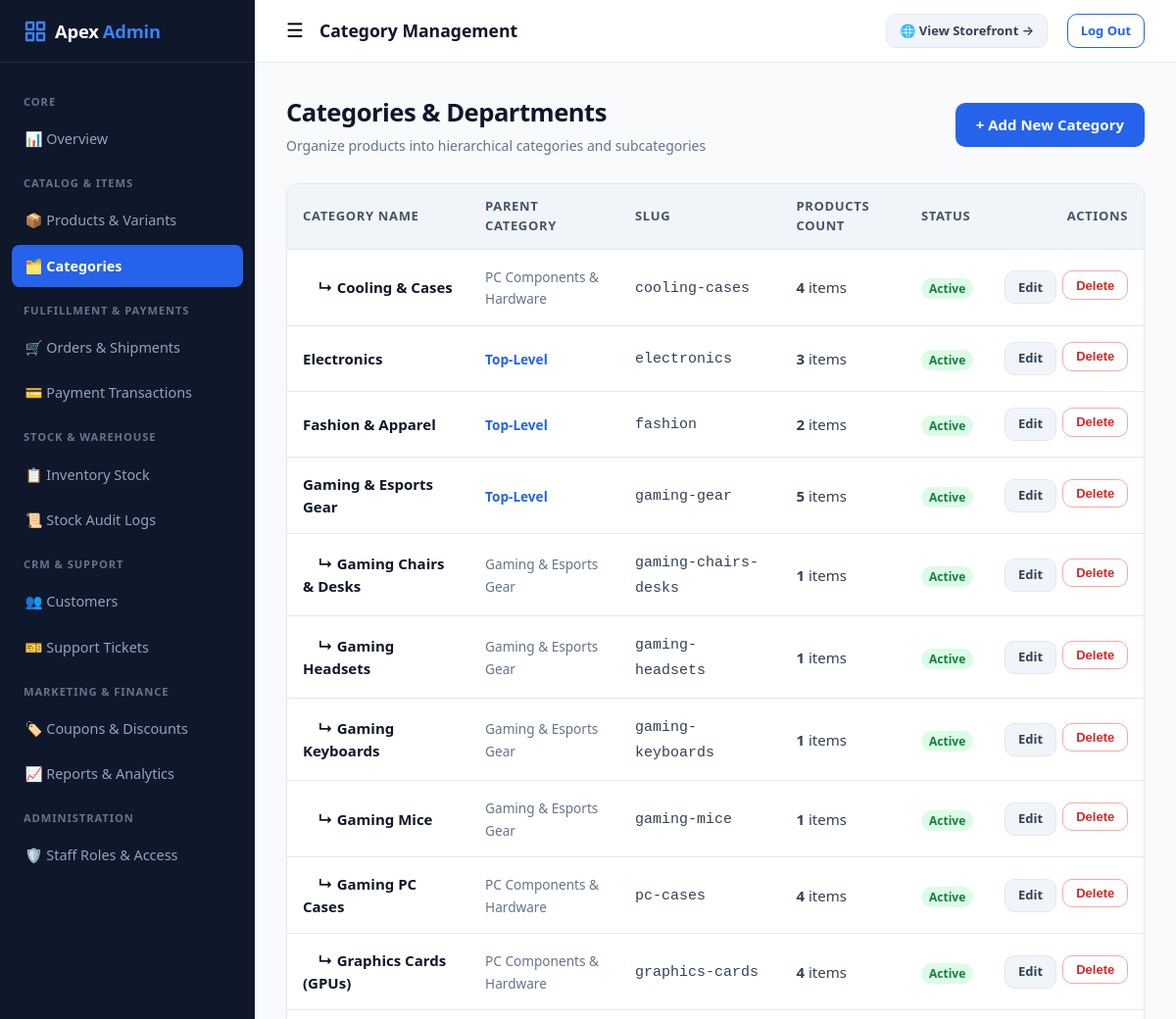
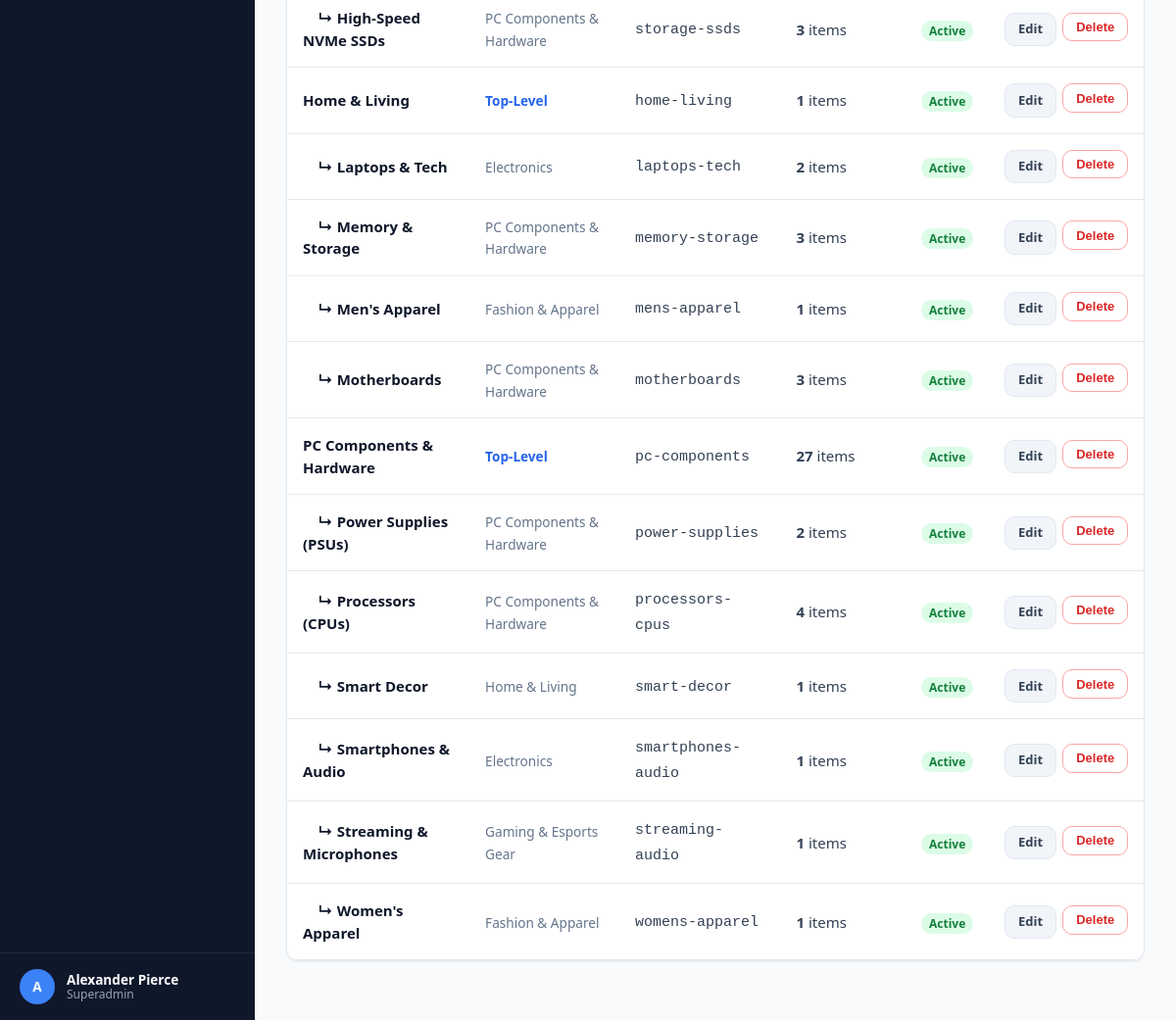
Screenshot of /dashboard/categories/ (signed in) with the database file from the repository (2 pictures, top to bottom).
### accounts/models.py (models this page shows, shortened)
class Profile(models.Model):
    user = models.OneToOneField(User, on_delete=models.CASCADE, related_name='profile')
    role = models.CharField(max_length=20, choices=Role.choices, default=Role.CUSTOMER, db_index=True)
    phone = models.CharField(max_length=20, blank=True)
    avatar = models.ImageField(upload_to='avatars/', blank=True, null=True)
    is_suspended = models.BooleanField(default=False)
    created_at = models.DateTimeField(auto_now_add=True)
    updated_at = models.DateTimeField(auto_now=True)
    @property
    def is_staff_member(self):
        return self.user.is_superuser or self.role in [
            Role.SUPERADMIN, Role.MANAGER, Role.INVENTORY_STAFF, Role.ORDER_STAFF, Role.SUPPORT_STAFF
        ]
    @property
    def can_manage_products(self):
        return self.user.is_superuser or self.role in [Role.SUPERADMIN, Role.MANAGER, Role.INVENTORY_STAFF]
    @property
    def can_manage_inventory(self):
        return self.user.is_superuser or self.role in [Role.SUPERADMIN, Role.MANAGER, Role.INVENTORY_STAFF]
    @property
    def can_manage_orders(self):
        return self.user.is_superuser or self.role in [Role.SUPERADMIN, Role.MANAGER, Role.ORDER_STAFF]
    @property
    def can_manage_support(self):
        return self.user.is_superuser or self.role in [Role.SUPERADMIN, Role.MANAGER, Role.SUPPORT_STAFF]
    @property
    def can_view_reports(self):
        return self.user.is_superuser or self.role in [Role.SUPERADMIN, Role.MANAGER]

### catalog/models.py (models this page shows, shortened)
class Category(models.Model):
    name = models.CharField(max_length=100)
    slug = models.SlugField(max_length=120, unique=True)
    description = models.TextField(blank=True)
    image = models.ImageField(upload_to='categories/', blank=True, null=True)
    parent = models.ForeignKey('self', on_delete=models.CASCADE, null=True, blank=True, related_name='subcategories')
    is_active = models.BooleanField(default=True)
    created_at = models.DateTimeField(auto_now_add=True)
    class Meta:
        verbose_name_plural = 'Categories'
        ordering = ['name']
    @property
    def product_count(self):
        sub_ids = list(self.subcategories.values_list('id', flat=True))
        all_ids = [self.id] + sub_ids
        return Product.objects.filter(category_id__in=all_ids, is_active=True).count()

### dashboard/views.py (the view)
# urls.py: path('categories/', views.category_list_view, name='category_list'),
@role_required(Role.SUPERADMIN, Role.MANAGER)
def category_list(request):
    categories = Category.objects.all().prefetch_related('subcategories')
    return render(request, 'dashboard/categories/list.html', {'categories': categories})

### cart/context_processors.py (called while the page is built)
def cart_context(request):
    try:
        cart = get_or_create_cart(request)
        cart_total_items = cart.total_items
        cart_subtotal = cart.subtotal
    except Exception:
        cart = None
        cart_total_items = 0
        cart_subtotal = 0
    wishlist_count = 0
    if request.user.is_authenticated:
        wishlist_count = Wishlist.objects.filter(user=request.user).count()
    return {
        'global_cart': cart,
        'cart_total_items': cart_total_items,
        'cart_subtotal': cart_subtotal,
        'wishlist_count': wishlist_count,
    }

### cart/models.py (called while the page is built)
    @property
    def total_items(self):
        return sum(item.quantity for item in self.items.all())

    @property
    def subtotal(self):
        return sum(item.line_total for item in self.items.all())

### cart/services.py (called while the page is built, shortened)
def get_or_create_cart(request):
    if not request.session.session_key:
        request.session.save()
    session_key = request.session.session_key
    if request.user.is_authenticated:
        user_cart, _ = Cart.objects.get_or_create(user=request.user)
        if session_key:
            guest_cart = Cart.objects.filter(session_key=session_key, user__isnull=True).first()
        return user_cart
    else:
        cart, _ = Cart.objects.get_or_create(session_key=session_key, user__isnull=True)
        return cart

### catalog/context_processors.py (called while the page is built)
def store_context(request):
    parent_categories = Category.objects.filter(parent__isnull=True, is_active=True).prefetch_related('subcategories')
    return {
        'nav_categories': parent_categories,
        'currency_symbol': getattr(settings, 'CURRENCY_SYMBOL', '₹'),
        'currency_code': getattr(settings, 'CURRENCY_CODE', 'INR'),
        'free_shipping_threshold': getattr(settings, 'FREE_SHIPPING_THRESHOLD', 999.00),
        'shipping_flat_rate': getattr(settings, 'SHIPPING_FLAT_RATE', 149.00),
    }

### templates/dashboard/categories/list.html (shortened to what this page needs)
{% extends 'dashboard/dashboard_base.html' %}
{% block header_title %}Category Management{% endblock %}
{% block content %}
<div class="page-title-row">
  <div>
    <h1 class="page-title">Categories & Departments</h1>
    <div class="page-subtitle">Organize products into hierarchical categories and subcategories</div>
  </div>
  <div>
    <a href="{% url 'dashboard:category_create' %}" class="btn btn-primary">+ Add New Category</a>
  </div>
</div>
<div class="card">
  <div class="table-responsive">
    <table class="table">
      <thead>
        <tr>
          <th>Category Name</th>
          <th>Parent Category</th>
          <th>Slug</th>
          <th>Products Count</th>
          <th>Status</th>
          <th style="text-align:right;">Actions</th>
        </tr>
      </thead>
      <tbody>
        {% for cat in categories %}
        <tr>
          <td>
            <div style="font-weight:700; color:#0f172a;">
              {% if cat.parent %}&nbsp;&nbsp;&nbsp;&nbsp;↳ {% endif %}{{ cat.name }}
            </div>
          </td>
          <td>
            {% if cat.parent %}
              <span style="color:#64748b; font-size:0.85rem;">{{ cat.parent.name }}</span>
            {% else %}
              <strong style="color:#2563eb; font-size:0.85rem;">Top-Level</strong>
            {% endif %}
          </td>
          <td><code>{{ cat.slug }}</code></td>
          <td><strong>{{ cat.product_count }}</strong> items</td>
          <td>
            {% if cat.is_active %}
              <span style="background:#dcfce7; color:#15803d; font-size:0.75rem; font-weight:700; padding:2px 8px; border-radius:9999px;">Active</span>
            {% else %}
              <span style="background:#fee2e2; color:#991b1b; font-size:0.75rem; font-weight:700; padding:2px 8px; border-radius:9999px;">Inactive</span>
            {% endif %}
          </td>
          <td style="text-align:right;">
            <div style="display:inline-flex; gap:0.4rem;">
              <a href="{% url 'dashboard:category_edit' pk=cat.pk %}" class="btn btn-secondary btn-sm">Edit</a>
              <form action="{% url 'dashboard:category_delete' pk=cat.pk %}" method="POST" onsubmit="return confirm('Delete category?');" style="display:inline;">
                <button type="submit" class="btn btn-outline btn-sm" style="color:#dc2626; border-color:#fca5a5;">Delete</button>
              </form>
            </div>
          </td>
        </tr>
        {% empty %}
        <tr>
          <td colspan="6" style="text-align:center; padding:3rem; color:#64748b;">No categories created yet.</td>
        </tr>
        {% endfor %}
      </tbody>
    </table>
  </div>
</div>
{% endblock %}

### templates/dashboard/dashboard_base.html (shortened to what this page needs)
{% load static %}
<!DOCTYPE html>
<html lang="en">
<head>
  <link rel="stylesheet" href="{% static 'css/style.css' %}">
  <link rel="stylesheet" href="{% static 'css/dashboard.css' %}">
</head>
<body>
<div class="dashboard-layout">
  <aside class="dashboard-sidebar">
    <div class="sidebar-brand">
      <span style="color:#ffffff; margin-left:8px;">Apex</span><span>Admin</span>
    </div>
    <nav class="sidebar-nav">
      <div class="sidebar-heading">Core</div>
      <a href="{% url 'dashboard:index' %}" class="sidebar-nav-link {% if request.resolver_match.url_name == 'index' and request.resolver_match.app_name == 'dashboard' %}active{% endif %}">
        📊 Overview
      </a>
      {% if can_manage_products %}
      <div class="sidebar-heading">Catalog & Items</div>
      <a href="{% url 'dashboard:product_list' %}" class="sidebar-nav-link {% if 'product' in request.resolver_match.url_name %}active{% endif %}">
        📦 Products & Variants
      </a>
      <a href="{% url 'dashboard:category_list' %}" class="sidebar-nav-link {% if 'category' in request.resolver_match.url_name %}active{% endif %}">
        🗂️ Categories
      </a>
      {% endif %}
      {% if can_manage_orders %}
      <div class="sidebar-heading">Fulfillment & Payments</div>
      <a href="{% url 'dashboard:order_list' %}" class="sidebar-nav-link {% if request.resolver_match.url_name == 'order_list' or request.resolver_match.url_name == 'order_detail' %}active{% endif %}">
        🛒 Orders & Shipments
      </a>
      <a href="{% url 'dashboard:payment_transactions' %}" class="sidebar-nav-link {% if request.resolver_match.url_name == 'payment_transactions' %}active{% endif %}">
        💳 Payment Transactions
      </a>
      {% endif %}
      {% if can_manage_inventory %}
      <div class="sidebar-heading">Stock & Warehouse</div>
      <a href="{% url 'dashboard:inventory_list' %}" class="sidebar-nav-link {% if request.resolver_match.url_name == 'inventory_list' %}active{% endif %}">
        📋 Inventory Stock
      </a>
      <a href="{% url 'dashboard:inventory_history' %}" class="sidebar-nav-link {% if request.resolver_match.url_name == 'inventory_history' %}active{% endif %}">
        📜 Stock Audit Logs
      </a>
      {% endif %}
      {% if can_manage_support %}
      <div class="sidebar-heading">CRM & Support</div>
      <a href="{% url 'dashboard:customer_list' %}" class="sidebar-nav-link {% if 'customer' in request.resolver_match.url_name %}active{% endif %}">
        👥 Customers
      </a>
      <a href="{% url 'dashboard:support_tickets' %}" class="sidebar-nav-link {% if 'support' in request.resolver_match.url_name %}active{% endif %}">
        🎫 Support Tickets
      </a>
      {% endif %}
      {% if can_view_reports %}
      <div class="sidebar-heading">Marketing & Finance</div>
      <a href="{% url 'dashboard:coupon_list' %}" class="sidebar-nav-link {% if 'coupon' in request.resolver_match.url_name %}active{% endif %}">
        🏷️ Coupons & Discounts
      </a>
      <a href="{% url 'reports:index' %}" class="sidebar-nav-link {% if request.resolver_match.app_name == 'reports' %}active{% endif %}">
        📈 Reports & Analytics
      </a>
      {% endif %}
      {% if user.is_superuser or user_role == 'superadmin' %}
      <div class="sidebar-heading">Administration</div>
      <a href="{% url 'dashboard:staff_list' %}" class="sidebar-nav-link {% if 'staff' in request.resolver_match.url_name %}active{% endif %}">
        🛡️ Staff Roles & Access
      </a>
      {% endif %}
    </nav>
    <div class="sidebar-user">
      <div class="sidebar-user-avatar">
        {{ user.username|make_list|first|upper }}
      </div>
      <div class="sidebar-user-info">
        <div class="sidebar-user-name">{{ user.get_full_name|default:user.username }}</div>
        <div class="sidebar-user-role">{{ user_role|title }}</div>
      </div>
    </div>
  </aside>
  <div class="dashboard-main">
    <header class="dashboard-header">
      <div class="dashboard-header-left">
        <button id="sidebar-toggle" style="background:none; border:none; font-size:1.25rem; cursor:pointer;" class="no-print">
          ☰
        </button>
        <span style="font-weight:700; color:#0f172a; font-size:1.1rem;">
          {% block header_title %}Management Portal{% endblock %}
        </span>
      </div>
      <div class="dashboard-header-right">
        <a href="{% url 'catalog:home' %}" target="_blank" class="btn btn-secondary btn-sm" title="Open customer storefront in new tab">
          🌐 View Storefront &rarr;
        </a>
        <a href="{% url 'accounts:logout' %}" class="btn btn-outline btn-sm">
          Log Out
        </a>
      </div>
    </header>
    <div class="dashboard-content">
      {% block content %}{% endblock %}
    </div>
  </div>
</div>
</body>
</html>

### static/css/style.css (style rules this page uses)
:root { --primary: #2563eb; --primary-hover: #1d4ed8; --primary-light: #eff6ff; --secondary: #475569; --success: #16a34a; --success-light: #f0fdf4; --warning: #ca8a04; --warning-light: #fefce8; --danger: #dc2626; --danger-light: #fef2f2; --dark: #0f172a; --gray-900: #1e293b; --gray-800: #334155; --gray-700: #475569; --gray-600: #64748b; --gray-400: #94a3b8; --gray-200: #e2e8f0; --gray-100: #f1f5f9; --gray-50: #f8fafc; --white: #ffffff; --font-sans: system-ui, -apple-system, BlinkMacSystemFont, 'Segoe UI', Roboto, Helvetica, Arial, sans-serif; --radius-sm: 6px; --radius-md: 10px; --radius-lg: 16px; --radius-full: 9999px; --shadow-sm: 0 1px 2px 0 rgba(0, 0, 0, 0.05); --shadow-md: 0 4px 6px -1px rgba(0, 0, 0, 0.1), 0 2px 4px -2px rgba(0, 0, 0, 0.1); --shadow-lg: 0 10px 15px -3px rgba(0, 0, 0, 0.1), 0 4px 6px -4px rgba(0, 0, 0, 0.1); --shadow-xl: 0 20px 25px -5px rgba(0, 0, 0, 0.1), 0 8px 10px -6px rgba(0, 0, 0, 0.1); --transition: all 0.2s cubic-bezier(0.4, 0, 0.2, 1); --container-max: 1240px; }
*, *::before, *::after { box-sizing: border-box; margin: 0; padding: 0; }
body { font-family: var(--font-sans); background-color: var(--gray-50); color: var(--gray-800); line-height: 1.5; -webkit-font-smoothing: antialiased; display: flex; flex-direction: column; min-height: 100vh; }
a { color: var(--primary); text-decoration: none; transition: var(--transition); }
.btn { display: inline-flex; align-items: center; justify-content: center; gap: 0.5rem; padding: 0.65rem 1.25rem; font-size: 0.9375rem; font-weight: 600; border-radius: var(--radius-md); border: 1px solid transparent; cursor: pointer; transition: var(--transition); text-align: center; }
.btn-primary { background-color: var(--primary); color: var(--white); }
.btn-secondary { background-color: var(--gray-100); color: var(--gray-800); border-color: var(--gray-200); }
.btn-outline { background-color: transparent; color: var(--primary); border-color: var(--primary); }
.btn-sm { padding: 0.4rem 0.8rem; font-size: 0.8125rem; }
.table-responsive { overflow-x: auto; }
.table { width: 100%; border-collapse: collapse; text-align: left; }
.table th { background-color: var(--gray-100); color: var(--gray-700); font-size: 0.8125rem; text-transform: uppercase; letter-spacing: 0.05em; padding: 0.85rem 1rem; border-bottom: 1px solid var(--gray-200); }
.table td { padding: 1rem; border-bottom: 1px solid var(--gray-200); font-size: 0.9375rem; vertical-align: middle; }

### rows the page displays
Profile: role "Superadmin"
Category: name "Cooling & Cases", parent.name "PC Components & Hardware", slug "cooling-cases", product_count "4", is_active "Active"
Category: name "Electronics", shows "Top-Level", slug "electronics", product_count "3", is_active "Active"
Category: name "Fashion & Apparel", shows "Top-Level", slug "fashion", product_count "2", is_active "Active"
Category: name "Gaming & Esports Gear", shows "Top-Level", slug "gaming-gear", product_count "5", is_active "Active"
Category: name "Gaming Chairs & Desks", parent.name "Gaming & Esports Gear", slug "gaming-chairs-desks", product_count "1", is_active "Active"
Category: name "Gaming Headsets", parent.name "Gaming & Esports Gear", slug "gaming-headsets", product_count "1", is_active "Active"
Category: name "Gaming Keyboards", parent.name "Gaming & Esports Gear", slug "gaming-keyboards", product_count "1", is_active "Active"
Category: name "Gaming Mice", parent.name "Gaming & Esports Gear", slug "gaming-mice", product_count "1", is_active "Active"
Category: name "Gaming PC Cases", parent.name "PC Components & Hardware", slug "pc-cases", product_count "4", is_active "Active"
Category: name "Graphics Cards (GPUs)", parent.name "PC Components & Hardware", slug "graphics-cards", product_count "4", is_active "Active"
Category: name "High-Speed NVMe SSDs", parent.name "PC Components & Hardware", slug "storage-ssds", product_count "3", is_active "Active"
Category: name "Home & Living", shows "Top-Level", slug "home-living", product_count "1", is_active "Active"
Category: name "Laptops & Tech", parent.name "Electronics", slug "laptops-tech", product_count "2", is_active "Active"
Category: name "Memory & Storage", parent.name "PC Components & Hardware", slug "memory-storage", product_count "3", is_active "Active"
Category: name "Men's Apparel", parent.name "Fashion & Apparel", slug "mens-apparel", product_count "1", is_active "Active"
Category: name "Motherboards", parent.name "PC Components & Hardware", slug "motherboards", product_count "3", is_active "Active"
Category: name "PC Components & Hardware", shows "Top-Level", slug "pc-components", product_count "27", is_active "Active"
Category: name "Power Supplies (PSUs)", parent.name "PC Components & Hardware", slug "power-supplies", product_count "2", is_active "Active"
Category: name "Processors (CPUs)", parent.name "PC Components & Hardware", slug "processors-cpus", product_count "4", is_active "Active"
Category: name "Smart Decor", parent.name "Home & Living", slug "smart-decor", product_count "1", is_active "Active"
Category: name "Smartphones & Audio", parent.name "Electronics", slug "smartphones-audio", product_count "1", is_active "Active"
Category: name "Streaming & Microphones", parent.name "Gaming & Esports Gear", slug "streaming-audio", product_count "1", is_active "Active"
Category: name "Women's Apparel", parent.name "Fashion & Apparel", slug "womens-apparel", product_count "1", is_active "Active"

### other values shown
{{ user.username|make_list|first|upper }} "A"
{{ user.get_full_name|default:user.username }} "Alexander Pierce"
